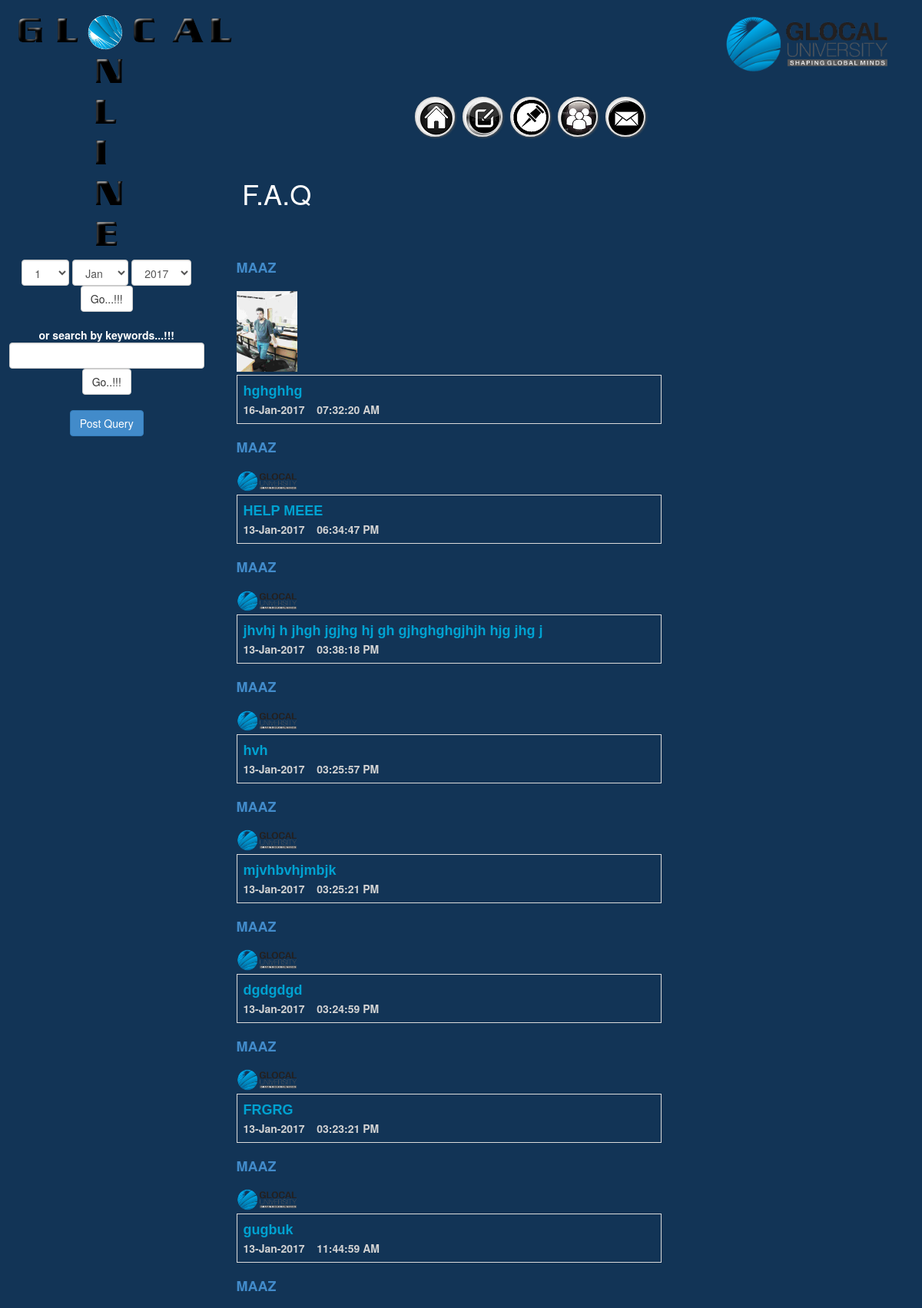
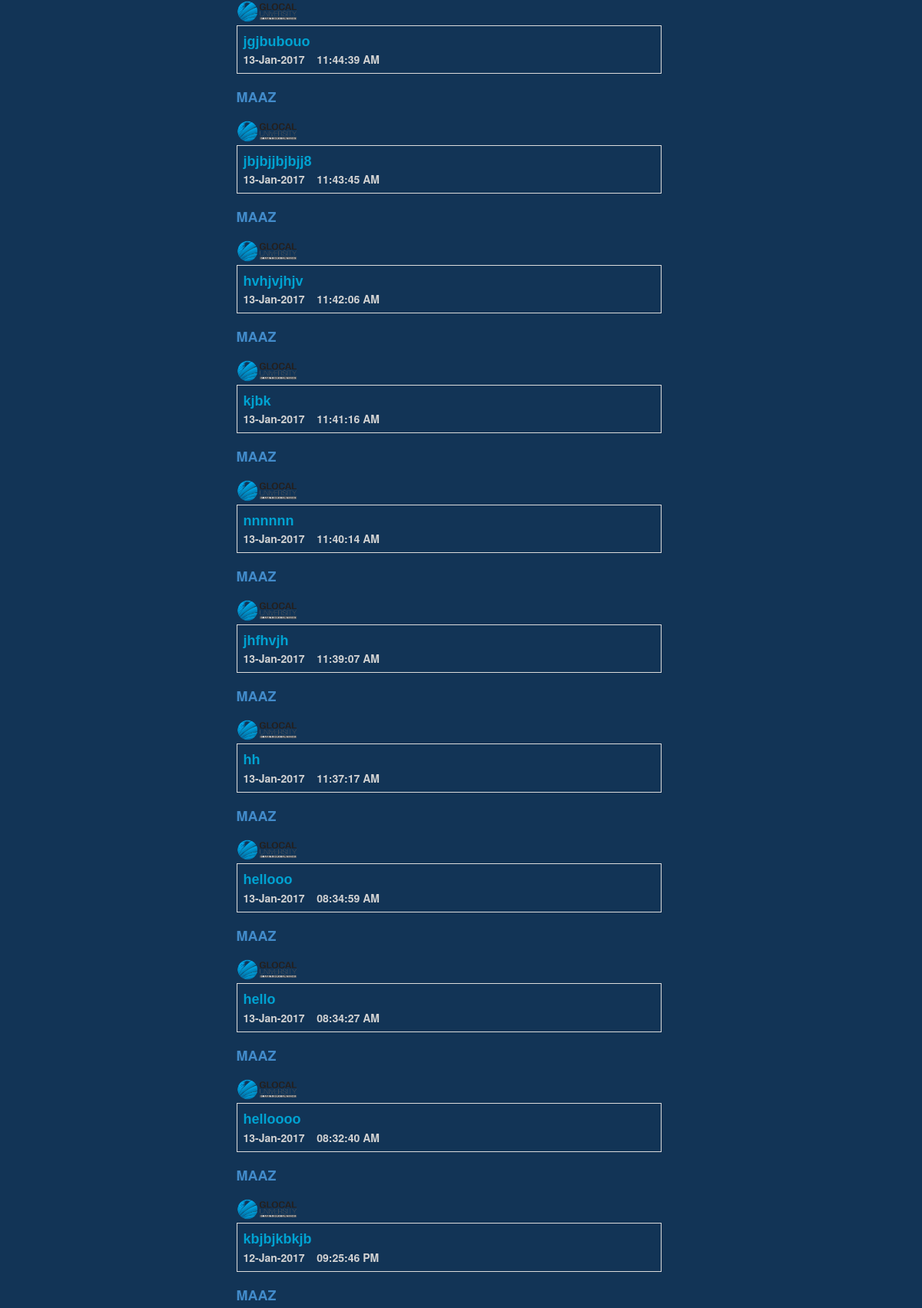
Page /viewfdbk.php (signed in, upper part) on the committed database (2 pictures, top to bottom).
### tables this page shows
CREATE TABLE `feedback` (
  `msg_id` int(22) NOT NULL,
  `u_id` int(22) NOT NULL,
  `u_pic` varchar(200) NOT NULL,
  `msg` varchar(500) NOT NULL,
  `date` varchar(15) NOT NULL,
  `time` varchar(15) NOT NULL,
  `u_name` varchar(33) NOT NULL
);

### viewfdbk.php (the view, shortened to what this page needs)
<?php
include("include/dbs.php");
  $table = "feedback";
	if(!isset($_POST['bydate']) && !isset($_POST['byname']) )
	{
		$get = "SELECT * FROM $table order by msg_id desc LIMIT 60";
		 $run = mysqli_query($con,$get);
  $a = mysqli_num_rows($run) ;
	}
 ?>
 <!doctype html>
<html lang="en">
<head>
<link rel="stylesheet" href="css/main.css">
<link href="sld/jquerysctipttop.css" rel="stylesheet" type="text/css">
<link href="BScss\bootstrap.css" rel="stylesheet" type="text/css">
 <link rel="stylesheet" href="mnu/style.css" type="text/css" media="screen"/>
<link rel="stylesheet" type="text/css" href="style1.css" media="all"/>
<link href="rot/jquerysctipttop.css" rel="stylesheet" type="text/css">
</head>
<body>
<BR>
 <div class="container-fluid">
  <div class="row"  >
      <div class = "col-sm-3">
 <div class="row"  >
<div ID = "do"class = "col-sm-2"><img   src="LOGO/G.png"/></DIV>
<div ID = "doo" class = "col-sm-2"><img   src="LOGO/L.png"/></DIV>
<div class = "col-sm-2">  <img  id = "spin" src="LOGO/O.png"/></DIV>
 <div class = "col-sm-2"><img   src="LOGO/C.png"/></DIV>
<div class = "col-sm-2"><img   src="LOGO/A.png"/></DIV>
<div class = "col-sm-2"><img   src="LOGO/L.png"/> </DIV>
 </DIV>
 </DIV>
  <div class = "col-sm-6"> </DIV>
   <div id="log" class = "col-sm-3"><center> <img height= "40%" width="80%" src="log.png"/></center> </DIV>
 </DIV>
  <div class="row"  >
      <div class = "col-sm-3">
 <div class="row"  >
 <div class = "col-sm-2"> </DIV>
<div class = "col-sm-2"> </DIV>
<div class = "col-sm-2"> <img   src="LOGO/N.png"/></DIV>
 <div class = "col-sm-2"> </DIV>
<div class = "col-sm-2"></DIV>
<div class = "col-sm-2"> </DIV>
 </DIV>
 </DIV>
  <div class = "col-sm-9"> </DIV>
 </DIV>
  <div class="row"  >
      <div class = "col-sm-3">
 <div class="row"  >
 <div class = "col-sm-2"> </DIV>
<div class = "col-sm-2"> </DIV>
<div class = "col-sm-2">  <img  src="LOGO/L.png"/></DIV>
 <div class = "col-sm-2"> </DIV>
<div class = "col-sm-2"></DIV>
<div class = "col-sm-2"> </DIV>
 </DIV>
 </DIV>
  <div class = "col-sm-9">
<div class="row"  >
<div class = "col-sm-8">
 <div class="menu">
            <div class="item">
                <a class="link icon_mail"></a>
            </div>
            <div class="item">
                <a class="link icon_help"></a>
            </div>
            <div class="item">
                <a class="link icon_find"></a>
            </div>
            <div class="item">
                <a class="link icon_photos"></a>
            </div>
            <div class="item">
                <a class="link icon_home"></a>
            </div>
        </div> </div>
		<div  class =  "col-sm-4">  </div>
		</div>
  </DIV>
 </DIV>
  <div class="row"  >
      <div class = "col-sm-3">
 <div class="row"  >
 <div class = "col-sm-2"> </DIV>
<div class = "col-sm-2"> </DIV>
<div class = "col-sm-2">  <img  src="LOGO/I.png"/></DIV>
 <div class = "col-sm-2"> </DIV>
<div class = "col-sm-2"></DIV>
<div class = "col-sm-2"> </DIV>
 </DIV>
 </DIV>
  <div class = "col-sm-9"> </DIV>
 </DIV>
  <div class="row"  >
      <div class = "col-sm-3">
 <div class="row"  >
 <div class = "col-sm-2"> </DIV>
<div class = "col-sm-2"> </DIV>
<div  id ="do" class = "col-sm-2">   <img    src="LOGO/N.png"/>  </DIV>
 <div class = "col-sm-2"> </DIV>
<div class = "col-sm-2"></DIV>
<div class = "col-sm-2"> </DIV>
 </DIV>
 </DIV>
  <div class = "col-sm-9">   <h1>F.A.Q </h1>	 </DIV>
 </DIV>
 <div class="row"  >
      <div class = "col-sm-3">
 <div class="row"  >
 <div class = "col-sm-2"> </DIV>
<div class = "col-sm-2"> </DIV>
<div class = "col-sm-2">  <img   src="LOGO/E.png"/></DIV>
 <div class = "col-sm-2"> </DIV>
<div class = "col-sm-2"></DIV>
<div class = "col-sm-2"> </DIV>
 </DIV>
 </DIV>
  <div class = "col-sm-9"> </DIV>
 </DIV>
 </DIV>
 <div class="row">            <div class="col-sm-3" >
 <center>    <form method="POST" class="form-inline" role="form"  >
        <select class="form-control" id="sel1" name ="dte">
       <?php
    for ($x = 1; $x <= 31; $x++)
		echo "<option >".$x."</option>";
     ?>
  </select>
      <select class="form-control" id="sel1" name ="mth">
    <option >Jan</option>
  </select>
	   <select class="form-control"   name = "yrr">
    <option >2017</option>
  </select>
 	   <button type= "submit" name = "bydate" class="btn btn-default">Go...!!!</button> </form>
 <form method="POST" class="form-inline" role="form"  >
	<br> <label>or search by keywords...!!!</label>   <input type="text" class="form-control" size="28" name="topic_name" required  />
    <button type= "submit" name = "byname" class="btn btn-default" >Go..!!!</button>
 </form> </center>
<br>
<center>
<a href="feedback.php"><button type="button" class="btn btn-primary">Post Query </button></a>
</center>
 </div>
     <div class="col-sm-8">
    <?php
	while ( $row = mysqli_fetch_array($run))
  {
	    $nam=$row['u_name'];
		$sub	= $row['msg'];
	 	$topic	=  $row['msg_id'];
		$file	= $row['u_pic'];
		$date	= $row['date'];
		$time =	$row['time'];
	     $u_id =	$row['u_id'];
	if ($a == 0)
	{   }
else
	{?>
             <h4>       <a href = 'profile.php?ID=<?=$u_id?>'><?=$nam?></a> </h4> <br>
						<a id="c" href = 'profile.php?ID=<?=$u_id?>'><img src="compressed_udp/<?=$file?>"></a>
					 <table class="table">  <tr> <td> <a href = 'repfeedback.php?ID=<?=$topic?>'> <?=$sub?></a>  <br> <b>  <?=$date?>&nbsp &nbsp
							<?=$time?></b> </td></tr>
       </table>
  <?php } }
?>
 		</div>		<div class="col-sm-1"> </div>   	 </div>
 </body>
 </html>

### css/main.css (style rules this page uses)
html { height: 100%; }
body { height: 100%; color: #eee; background: black; margin: 0; overflow-x: hidden; }
a { color: #DA2020; font-weight: bold; text-decoration: none; }

### mnu/style.css (style rules this page uses)
.menu { width:530px; position:relative; font-family: "Trebuchet MS", sans-serif; font-size: 16px; font-style: normal; font-weight: bold; text-transform: uppercase; }
.item { position:relative; background-color:#f0f0f0; float:right; width:52px; margin:0px 5px; height:52px; border:2px solid #ddd; -moz-border-radius:30px; -webkit-border-radius:30px; border-radius:30px; -moz-box-shadow:1px 1px 3px #555; -webkit-box-shadow:1px 1px 3px #555; box-shadow:1px 1px 3px #555; cursor:pointer; overflow:hidden; }
.link { left:2px; top:2px; position:absolute; width:48px; height:48px; }
.icon_home { background:transparent url(../images/home.png) no-repeat top left; }
.icon_mail { background:transparent url(../images/mail.png) no-repeat top left; }
.icon_help { background:transparent url(../images/help.png) no-repeat top left; }
.icon_find { background:transparent url(../images/find.png) no-repeat top left; }
.icon_photos { background:transparent url(../images/photos.png) no-repeat top left; }
#log { height:52px; }

### style1.css (style rules this page uses)
html, body, div, span, applet, object, iframe, h1, h2, h3, h4, h5, h6, p, blockquote, pre, a, abbr, acronym, address, big, cite, code, del, dfn, em, img, ins, kbd, q, s, samp, small, strike, strong, sub, sup, tt, var, b, u, i, center, dl, dt, dd, ol, ul, li, fieldset, form, label, legend, table, caption, tbody, tfoot, thead, tr, th, td, article, aside, canvas, details, embed, figure, figcaption, footer, header, hgroup, menu, nav, output, ruby, section, summary, time, mark, audio, video { margin: 0; padding: 0; border: 0; vertical-align: baseline; }
body { background-image: url('tabz.jpg'); }
table { border:solid #dcdcdc 1px; padding:25px; box-shadow: 0px 0px 1px rgba(0,0,0,0.2); width:500px; }
table tr,td { padding:15px; //border:solid #e1e1e1 1px; }
table tr td a { text-decoration:none; color:#00a2d1; font-family:Verdana, Geneva, sans-serif; font-size:18px; }
* { margin:0; padding:0; }

### viewfdbk.php (style rules this page uses)
body { background:#123456;color:white }
b { color:lightgrey }
#c img { width:10% }
.table { width:70% }
#spin { width:44px; }
#c { width:16%; }

### rows in the picture
feedback: u_name "MAAZ", u_pic (picture), msg "hghghhg", date "16-Jan-2017", time "07:32:20 AM"
feedback: u_name "MAAZ", u_pic (picture), msg "HELP MEEE", date "13-Jan-2017", time "06:34:47 PM"
feedback: u_name "MAAZ", u_pic (picture), msg "jhvhj h jhgh jgjhg hj gh gjhghghgjhjh hjg jhg j", date "13-Jan-2017", time "03:38:18 PM"
feedback: u_name "MAAZ", u_pic (picture), msg "hvh", date "13-Jan-2017", time "03:25:57 PM"
feedback: u_name "MAAZ", u_pic (picture), msg "mjvhbvhjmbjk", date "13-Jan-2017", time "03:25:21 PM"
feedback: u_name "MAAZ", u_pic (picture), msg "dgdgdgd", date "13-Jan-2017", time "03:24:59 PM"
feedback: u_name "MAAZ", u_pic (picture), msg "FRGRG", date "13-Jan-2017", time "03:23:21 PM"
feedback: u_name "MAAZ", u_pic (picture), msg "gugbuk", date "13-Jan-2017", time "11:44:59 AM"
feedback: u_name "MAAZ", u_pic (picture), msg "jgjbubouo", date "13-Jan-2017", time "11:44:39 AM"
feedback: u_name "MAAZ", u_pic (picture), msg "jbjbjjbjbjj8", date "13-Jan-2017", time "11:43:45 AM"
feedback: u_name "MAAZ", u_pic (picture), msg "hvhjvjhjv", date "13-Jan-2017", time "11:42:06 AM"
feedback: u_name "MAAZ", u_pic (picture), msg "kjbk", date "13-Jan-2017", time "11:41:16 AM"
feedback: u_name "MAAZ", u_pic (picture), msg "nnnnnn", date "13-Jan-2017", time "11:40:14 AM"
feedback: u_name "MAAZ", u_pic (picture), msg "jhfhvjh", date "13-Jan-2017", time "11:39:07 AM"
feedback: u_name "MAAZ", u_pic (picture), msg "hh", date "13-Jan-2017", time "11:37:17 AM"
feedback: u_name "MAAZ", u_pic (picture), msg "hellooo", date "13-Jan-2017", time "08:34:59 AM"
feedback: u_name "MAAZ", u_pic (picture), msg "hello", date "13-Jan-2017", time "08:34:27 AM"
feedback: u_name "MAAZ", u_pic (picture), msg "helloooo", date "13-Jan-2017", time "08:32:40 AM"
feedback: u_name "MAAZ", u_pic (picture), msg "kbjbjkbkjb", date "12-Jan-2017", time "09:25:46 PM"
feedback: u_name "MAAZ"

### other values in the picture
form field dte "1"
